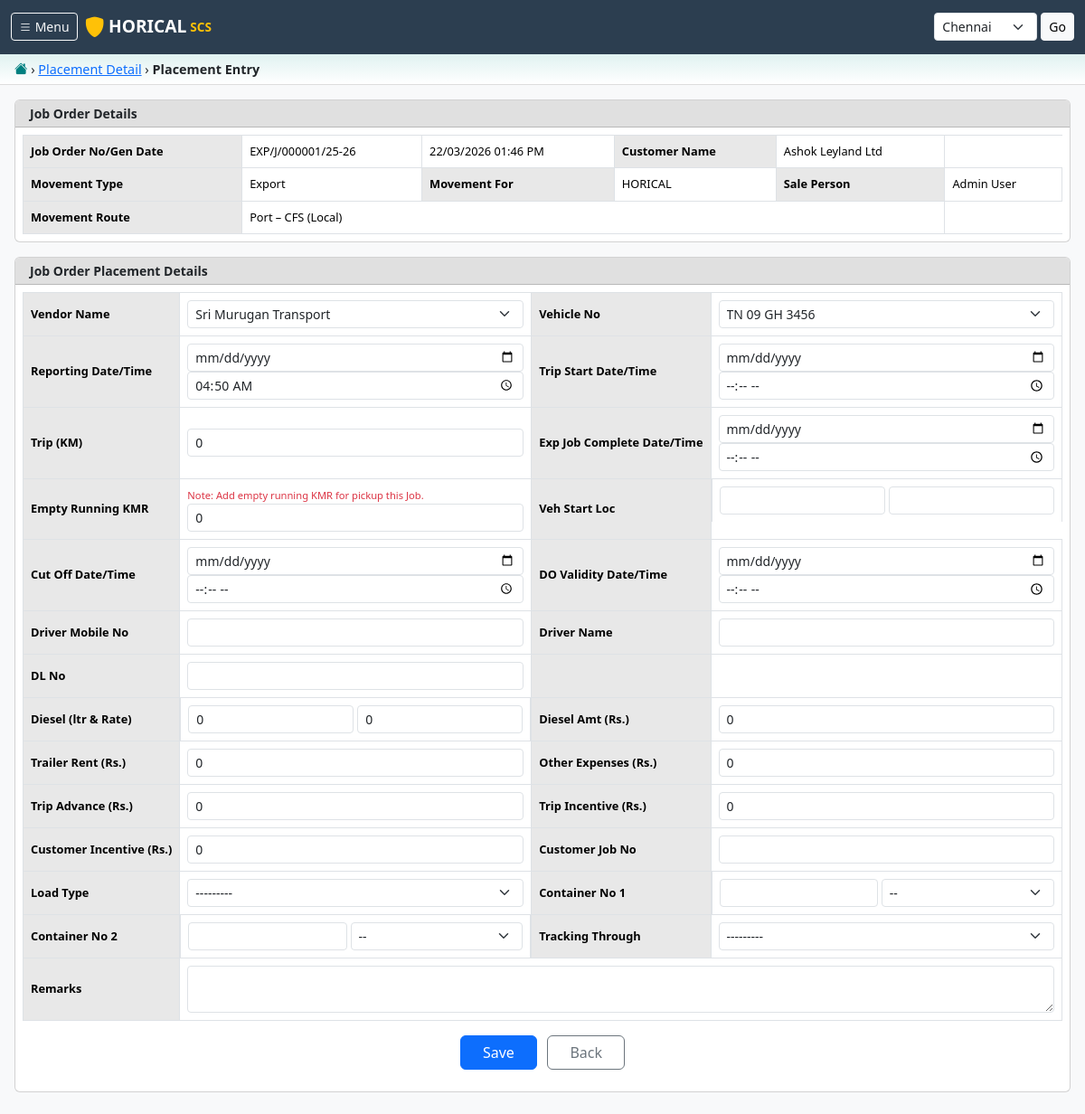
/operations/placement/1/entry/ (signed in), run on the app's committed database.
### jobs/models.py (models this page shows, shortened)
class JobOrder(models.Model):
    class Status(models.TextChoices):
        DRAFT = 'DRAFT', 'Draft'
        POSTED = 'POSTED', 'Posted'
        PLANNED = 'PLANNED', 'Planned'
        PLACED = 'PLACED', 'Placed'
        IN_PROGRESS = 'IN_PROGRESS', 'In Progress'
        COMPLETED = 'COMPLETED', 'Completed'
        POD_PENDING = 'POD_PENDING', 'POD Pending'
        BILLED = 'BILLED', 'Billed'
        CANCELLED = 'CANCELLED', 'Cancelled'
    class MovementType(models.TextChoices):
        EXPORT = 'EXPORT', 'Export'
        IMPORT = 'IMPORT', 'Import'
        EMPTY = 'EMPTY', 'Empty'
        LOCAL = 'LOCAL', 'Local'
    class MovementFor(models.TextChoices):
        CALYX = 'CALYX', 'HORICAL'
        OTHER = 'OTHER', 'Other'
    class MoveBy(models.TextChoices):
        ON_WHEEL = 'ON_WHEEL', 'SCS'
        LCL = 'LCL', 'CFS'
    class ServiceType(models.TextChoices):
        LOCAL = 'LOCAL', 'Local'
        EXIM = 'EXIM', 'EXIM'
        LONG_HAUL = 'LONG_HAUL', 'Long Haul'
    class LoadPreference(models.TextChoices):
        ONE_TIME = 'ONE_TIME', 'One Time'
        REGULAR = 'REGULAR', 'Regular'
    MOVEMENT_PREFIX_MAP = {
        'EXPORT': 'EXP',
        'IMPORT': 'IMP',
        'EMPTY': 'MTY',
        'LOCAL': 'LOC',
    }
    job_order_no = models.CharField(max_length=30, unique=True, editable=False)
    branch = models.ForeignKey(
        'masters.Branch', on_delete=models.PROTECT, related_name='job_orders'
    )
    status = models.CharField(
        max_length=20, choices=Status.choices, default=Status.DRAFT
    )
    job_date = models.DateTimeField(auto_now_add=True)
    customer = models.ForeignKey(
        'masters.Customer', on_delete=models.PROTECT, related_name='job_orders'
    )
    customer_email = models.CharField(max_length=200, blank=True)
    customer_contact_no = models.CharField(max_length=20, blank=True)
    customer_client = models.CharField(max_length=200, blank=True)
    customer_job_no = models.CharField(max_length=50, blank=True)
    movement_type = models.CharField(
        max_length=10, choices=MovementType.choices, default=MovementType.EXPORT
    )
    movement_for = models.CharField(
        max_length=10, choices=MovementFor.choices, default=MovementFor.CALYX
    )
    move_by = models.CharField(
        max_length=10, choices=MoveBy.choices, default=MoveBy.ON_WHEEL
    )
    service_type = models.CharField(
        max_length=15, choices=ServiceType.choices, default=ServiceType.LOCAL
    )
    service_route = models.ForeignKey(
        'masters.ServiceRoute', on_delete=models.SET_NULL,
        null=True, blank=True, related_name='job_orders'
    )
    lane = models.ForeignKey(
        'masters.Lane', on_delete=models.SET_NULL,
        null=True, blank=True, related_name='job_orders'
    )
    origin = models.ForeignKey(
        'masters.Location', on_delete=models.SET_NULL,
        null=True, blank=True, related_name='job_orders_origin'
    )
    destination = models.ForeignKey(
        'masters.Location', on_delete=models.SET_NULL,
        null=True, blank=True, related_name='job_orders_destination'
    )
    stuffing_point = models.ForeignKey(
        'masters.Location', on_delete=models.SET_NULL,
        null=True, blank=True, related_name='job_orders_stuffing'
    )
    stuffing_date = models.DateField(null=True, blank=True)
    material_type = models.ForeignKey(
        'masters.MaterialType', on_delete=models.SET_NULL,
        null=True, blank=True, related_name='job_orders'
    )
    truck_type = models.ForeignKey(
        'masters.TruckType', on_delete=models.SET_NULL,
        null=True, blank=True, related_name='job_orders'
    )
    no_of_trailers = models.PositiveIntegerField(default=1)
    gross_weight_mt = models.DecimalField(
        max_digits=10, decimal_places=3, null=True, blank=True
    )
    freight_type = models.ForeignKey(
        'masters.FreightType', on_delete=models.SET_NULL,
        null=True, blank=True, related_name='job_orders'
    )
    offered_freight_rate = models.DecimalField(
        max_digits=12, decimal_places=2, default=0
    )
    adv_receipt_amount = models.DecimalField(
        max_digits=12, decimal_places=2, default=0
    )
    payment_day = models.PositiveIntegerField(default=0)
    load_preference = models.CharField(
        max_length=10, choices=LoadPreference.choices, default=LoadPreference.ONE_TIME
    )
    reporting_datetime = models.DateTimeField(null=True, blank=True)
    cut_off_datetime = models.DateTimeField(null=True, blank=True)
    do_validity_datetime = models.DateTimeField(null=True, blank=True)
    sales_person = models.ForeignKey(
        settings.AUTH_USER_MODEL, on_delete=models.SET_NULL,
        null=True, blank=True, related_name='sales_job_orders'
    )
    posted_by = models.ForeignKey(
        settings.AUTH_USER_MODEL, on_delete=models.SET_NULL,
        null=True, blank=True, related_name='posted_job_orders'
    )
    remarks = models.TextField(blank=True)
    customer_expectation = models.TextField(blank=True)
    cn_number = models.CharField(max_length=50, blank=True)
    created_at = models.DateTimeField(auto_now_add=True)
    updated_at = models.DateTimeField(auto_now=True)
    class Meta:
        ordering = ['-job_date']
        verbose_name = 'Job Order'
        verbose_name_plural = 'Job Orders'

### masters/models.py (models this page shows, shortened)
class Customer(models.Model):
    name = models.CharField(max_length=255)
    email = models.EmailField(blank=True)
    contact_no = models.CharField(max_length=15, blank=True)
    address = models.TextField(blank=True)
    gst_number = models.CharField(max_length=20, blank=True)
    is_active = models.BooleanField(default=True)
    class Meta:
        ordering = ['name']

class ServiceRoute(models.Model):
    name = models.CharField(max_length=200)
    service_type = models.CharField(max_length=20, choices=[
        ('LOCAL', 'Local'), ('EXIM', 'EXIM'), ('LONG_HAUL', 'Long Haul')
    ])
    is_active = models.BooleanField(default=True)
    def __str__(self):
        return self.name

### accounts/models.py (models this page shows, shortened)
class User(AbstractUser):
    class Role(models.TextChoices):
        ADMIN = 'ADMIN', 'Admin'
        SALES = 'SALES', 'Sales Team'
        ACCOUNTS = 'ACCOUNTS', 'Accounts Team'
        TRACKING = 'TRACKING', 'Tracking Team'
        CHA = 'CHA', 'CHA'
        FORWARDER = 'FORWARDER', 'Forwarder'
    role = models.CharField(max_length=20, choices=Role.choices, default=Role.SALES)
    phone = models.CharField(max_length=15, blank=True)
    branches = models.ManyToManyField('masters.Branch', blank=True, related_name='users')

### operations/views.py (the view)
# urls.py: path('placement/<int:job_pk>/entry/', views.placement_entry, name='placement_entry'),
@login_required
def placement_entry(request, job_pk):
    branch = _branch(request)
    job = get_object_or_404(JobOrder, pk=job_pk, branch=branch)
    planning = TrailerPlanning.objects.filter(job_order=job).first()
    initial = {}
    if planning:
        initial['vendor'] = planning.vendor
        initial['vehicle'] = planning.vehicle
        if planning.exp_reporting_datetime:
            initial['reporting_datetime'] = planning.exp_reporting_datetime
    for key, model in [('vendor', Vendor), ('vehicle', Vehicle)]:
        pk_val = request.GET.get(key)
        if pk_val and not initial.get(key):
            try:
                initial[key] = model.objects.get(pk=pk_val)
            except model.DoesNotExist:
                pass
    if request.method == 'POST':
        form = TrailerPlacementEntryForm(request.POST)
        if form.is_valid():
            placement = form.save(commit=False)
            placement.job_order = job
            placement.planning = planning
            placement.branch = branch
            placement.placed_by = request.user
            placement.save()
            _generate_legs(placement)
            job.status = JobOrder.Status.PLACED
            job.save(update_fields=['status', 'updated_at'])
            messages.success(request, f'Placement entry saved for {job.job_order_no}.')
            return redirect('tracking:vehicle_status_list')
    else:
        form = TrailerPlacementEntryForm(initial=initial)
    return render(request, 'operations/placement_entry.html', {
        'form': form, 'job': job, 'planning': planning
    })

### accounts/context_processors.py (called while the page is built)
def branch_context(request):
    context = {
        'current_branch': getattr(request, 'current_branch', None),
        'user_branches': Branch.objects.none(),
    }
    if hasattr(request, 'user') and request.user.is_authenticated:
        if request.user.is_superuser:
            context['user_branches'] = Branch.objects.filter(is_active=True)
        else:
            context['user_branches'] = request.user.branches.filter(is_active=True)
    return context

### masters/models.py (called while the page is built)
    def __str__(self):
        return self.name

    def __str__(self):
        return self.vehicle_no

### operations/forms.py (called while the page is built)
    def decompress(self, value):
        if value:
            if hasattr(value, 'date'):
                return [value.date(), value.strftime('%H:%M')]
        return [None, None]

### operations/views.py (called while the page is built)
def _branch(request):
    return getattr(request, 'current_branch', None)

### operations/templates/operations/placement_entry.html (shortened to what this page needs)
{% extends "base.html" %}
{% block breadcrumb %}
<div class="breadcrumb-area">
    <a href="/"><i class="bi bi-house-fill"></i></a> &rsaquo;
    <a href="{% url 'operations:placement_detail' job.pk %}">Placement Detail</a> &rsaquo;
    <strong>Placement Entry</strong>
</div>
{% endblock %}
{% block content %}
<div class="mt-2">
<div class="card mb-3">
    <div class="card-header py-1" style="background:#e0e0e0;"><strong>Job Order Details</strong></div>
    <div class="card-body p-2">
        <table class="table table-bordered table-horical mb-0">
            <tr>
                <th>Job Order No/Gen Date</th>
                <td class="text-highlight">{{ job.job_order_no }}</td>
                <td class="text-highlight">{{ job.job_date|date:"d/m/Y h:i A" }}</td>
                <th>Customer Name</th>
                <td class="text-highlight">{{ job.customer.name }}</td>
            </tr>
            <tr>
                <th>Movement Type</th>
                <td class="text-highlight">{{ job.get_movement_type_display }}</td>
                <th>Movement For</th>
                <td>{{ job.get_movement_for_display }}</td>
                <th>Sale Person</th>
                <td class="text-highlight">{{ job.sales_person.get_full_name|default:"-" }}</td>
            </tr>
            <tr>
                <th>Movement Route</th>
                <td colspan="4" class="text-highlight">{{ job.service_route|default:"-" }}</td>
            </tr>
        </table>
    </div>
</div>
<div class="card mb-3">
    <div class="card-header py-1" style="background:#e0e0e0;"><strong>Job Order Placement Details</strong></div>
    <div class="card-body p-2">
        <form method="post" novalidate>
        <table class="table table-bordered table-horical">
            <tr>
                <th style="width:160px">Vendor Name</th>
                <td>{{ form.vendor }}</td>
                <th>Vehicle No</th>
                <td>{{ form.vehicle }}</td>
            </tr>
            <tr>
                <th>Reporting Date/Time</th>
                <td>{{ form.reporting_datetime }}</td>
                <th>Trip Start Date/Time</th>
                <td>{{ form.trip_start_datetime }}</td>
            </tr>
            <tr>
                <th>Trip (KM)</th>
                <td>{{ form.trip_km }}</td>
                <th>Exp Job Complete Date/Time</th>
                <td>{{ form.exp_job_complete_datetime }}</td>
            </tr>
            <tr>
                <th>Empty Running KMR</th>
                <td><span class="text-danger small">Note: Add empty running KMR for pickup this Job.</span>
                    {{ form.empty_running_kmr }}</td>
                <th>Veh Start Loc</th>
                <td class="d-flex gap-1">{{ form.veh_start_state }} {{ form.veh_start_city }}</td>
            </tr>
            <tr>
                <th>Cut Off Date/Time</th>
                <td>{{ form.cut_off_datetime }}</td>
                <th>DO Validity Date/Time</th>
                <td>{{ form.do_validity_datetime }}</td>
            </tr>
            <tr>
                <th>Driver Mobile No</th>
                <td>{{ form.driver_mobile_no }}</td>
                <th>Driver Name</th>
                <td>{{ form.driver_name }}</td>
            </tr>
            <tr>
                <th>DL No</th>
                <td>{{ form.dl_no }}</td>
                <th></th><td></td>
            </tr>
            <tr>
                <th>Diesel (ltr &amp; Rate)</th>
                <td class="d-flex gap-1">{{ form.diesel_litres }} {{ form.diesel_rate }}</td>
                <th>Diesel Amt (Rs.)</th>
                <td>{{ form.diesel_amount }}</td>
            </tr>
            <tr>
                <th>Trailer Rent (Rs.)</th>
                <td>{{ form.trailer_rent }}</td>
                <th>Other Expenses (Rs.)</th>
                <td>{{ form.other_expenses }}</td>
            </tr>
            <tr>
                <th>Trip Advance (Rs.)</th>
                <td>{{ form.trip_advance }}</td>
                <th>Trip Incentive (Rs.)</th>
                <td>{{ form.trip_incentive }}</td>
            </tr>
            <tr>
                <th>Customer Incentive (Rs.)</th>
                <td>{{ form.customer_incentive }}</td>
                <th>Customer Job No</th>
                <td>{{ form.customer_job_no }}</td>
            </tr>
            <tr>
                <th>Load Type</th>
                <td>{{ form.load_type }}</td>
                <th>Container No 1</th>
                <td class="d-flex gap-1">{{ form.container_no_1 }} {{ form.container_size_1 }}</td>
            </tr>
            <tr>
                <th>Container No 2</th>
                <td class="d-flex gap-1">{{ form.container_no_2 }} {{ form.container_size_2 }}</td>
                <th>Tracking Through</th>
                <td>{{ form.tracking_through }}</td>
            </tr>
            <tr>
                <th>Remarks</th>
                <td colspan="3">{{ form.remarks }}</td>
            </tr>
        </table>
        <div class="text-center mt-2 mb-3">
            <button type="submit" class="btn btn-primary px-4 me-2">Save</button>
            <a href="{% url 'operations:placement_detail' job.pk %}" class="btn btn-outline-secondary px-4">Back</a>
        </div>
        </form>
    </div>
</div>
</div>
{% endblock %}

### static/css/custom.css (style rules this page uses)
:root { --horical-header-bg: #2c3e50; --horical-teal: #008080; --horical-light-teal: #e0f2f1; --horical-tab-active: #4fc3f7; --horical-tab-bg: #e3f2fd; --horical-btn-outline: #607d8b; --horical-red: #c62828; --horical-green: #2e7d32; }
body { font-family: Tahoma, 'Segoe UI', sans-serif; font-size: 0.875rem; background-color: #f8f9fa; }
.breadcrumb-area { background: linear-gradient(to bottom, var(--horical-light-teal), #ffffff); padding: 6px 16px; border-bottom: 1px solid #ddd; font-size: 0.9rem; }
.breadcrumb-area i { color: var(--horical-teal); }
.table-horical { font-size: 0.8rem; }
.table-horical th { background-color: #e8e8e8; font-weight: 600; white-space: nowrap; vertical-align: middle; }
.table-horical td { vertical-align: middle; }

### data on the page
JobOrder: job_order_no "EXP/J/000001/25-26", job_date "22/03/2026 01:46 PM", customer.name "Ashok Leyland Ltd", movement_type "Export", movement_for "HORICAL", sales_person.get_full_name "Admin User", service_route "Port – CFS (Local)"

### other printed values
form field branch_id "Chennai"
